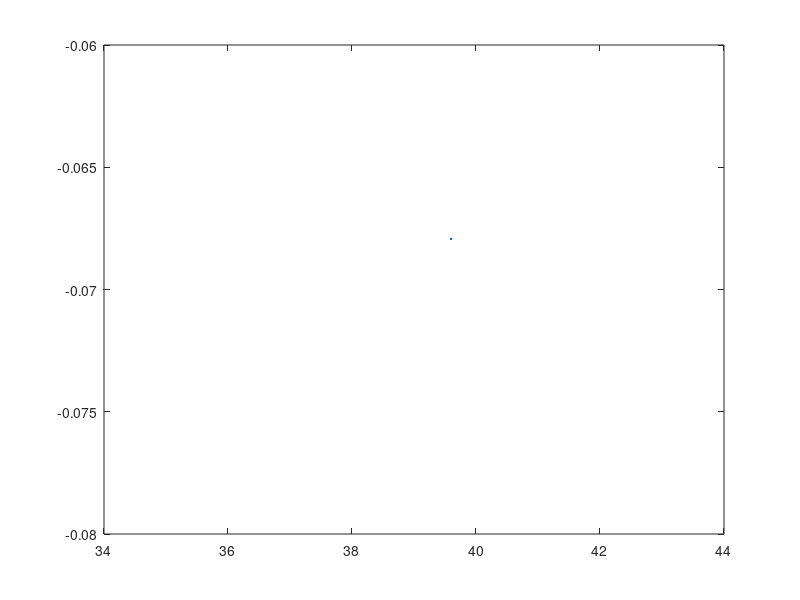

This chart was generated by the following MATLAB code:
clear
clc
close all
% longitudinal static stability

mac = 7.4; % aircraft mean aero chord
xcg = 39.6645; % aircraft cg
claw = 6.701; % wing lift curve slope
hlaw= 4.39 ; %tailplane lift curve slope
xacw = 39.6; % aero centre of wing
kf = 1.4; % some bullshit constant
lf = 77.82; % fuselage length
wf = 6.34; % fuselage width
sw = 482; % wing area
etah = 0.9; % tailplane efficiency
clah = 4.39; % tailplane lift curve slope
AR = 8.77; % wing aspect ratio
lam = 0.25; % wing taper ratio
w_twist= 3; %in degrees
b = 65; % wingspan
hh = 1.55; % vertical position of hstab
xach = 72.1; % aero centre of hstab
lh = xach-xacw; % distance between wing c/4 and hstab c/4
sweep = 26.6; % quarter chord sweep
sh = 40; % hstab area

Cmoairf= -0.131; %X-FOIL incompressible airfoil zero lift pitching moment
compressibility_factor_cruise= 1.350; %compressibility factor at cruise conditon
iw=0;
compressibility_factor_landing= 1.024;
compressibility_factor_takeoff= 1.017;
density_cruise= 0.38;
cruise_velocity= 254 ; 
S_w = 440; 
Cd= 0.0161; %cd at cruise conditions of aircraft
alpha_0_w= -4.8; %X-foil
% alpha_0_h= ; 

%%%%%%%%%%%%%%%%%%%%%%%%%%cruise
deda_cruise = (4.44 * ((1 ./ AR - 1 / (1 + AR ^ 1.7))...
    * ((10 - 3 * lam) / 7) * (1 - hh / b) ./...
    (2 * lh / b) .^ (1 / 3) * ...
    (cosd(sweep) .^ 0.5)) .^ 1.19) .* compressibility_factor_cruise; %downwash derivative

cmaf = kf * lf * wf ^ 2 / (mac * sw); % fuselage pitching moment

xnp = mac .* ((claw .* xacw ./ mac - cmaf + etah .* clah .* ...
    (1 - deda_cruise) .* sh ./ sw .* xach ./ mac) ...
    ./ (claw + etah .* clah .* (1 - deda_cruise) .* sh ./ sw)); % neutral pt

kn = (xnp - xcg) ./ mac % we want this to be ~7% (power off)

figure 
plot(xacw, kn)

kn_on = kn-0.02 ; %power on

%this must be negative to ensure longitudinal pitch stabilty
dcmcg_dalpha = (-claw.*(xacw - xcg)/mac + cmaf - etah*clah *(1- deda_cruise)*(sh/sw)*(xach/mac))/(claw + etah*clah*(1-deda_cruise)*(sh/sw));

% % trim analysis (clean (a/c))
% 
% CMow= (Cmoairf * (AR * cosd(sweep)^2 / (AR + 2* cosd(sweep))) -0.01* w_twist)*compressibility_factor_cruise ; %steady level flight
% q=  density_cruise* cruise_velocity^2 * 0.5;
% Thrust =q * S_w * Cd;
% 
% alpha= [-5: 1: 20];
% ih= [-3: 1: 15];
% 
% Clw= claw * (alpha + iw - alpha_0_w);
% C_L_h = hlaw *((alpha + iw - alpha_0_w)*(1- deda_cruise) + (ih-iw ) - alpha_0_h - alpha_0_w) + maybeelavator; 
% 
% Cmcg = -Clw * (xacw - xcg)/(mac) + CMow + 0 - etah*C_L_h* (sh/S_w) * ((xach -xcg)/mac ) + zt *Thrust/ (q*S_w*mac);

% %%%%%%%%%%%%%%%%%%%%%%%%%%takeoff
% deda_takeoff = (4.44 * ((1 / AR - 1 / (1 + AR ^ 1.7))...
%     * ((10 - 3 * lam) / 7) * (1 - hh / b) /...
%     (2 * lh / b) ^ (1 / 3) * ...
%     (cosd(sweep) ^ 0.5)) ^ 1.19) * compressibility_factor_takeoff; %downwash derivative
% 
% cmaf = kf * lf * wf ^ 2 / (mac * sw); % fuselage pitching moment
% 
% xnp = mac * ((claw * xacw / mac - cmaf + etah * clah * ...
%     (1 - deda_takeoff) * sh / sw * xach / mac) ...
%     / (claw + etah * clah * (1 - deda_takeoff) * sh / sw)); % neutral pt
% 
% kn = (xnp - xcg) / mac; % we want this to be ~7% (power off)
% 
% kn_on = kn-0.02 ; %power on
% 
% %this must be negative to ensure longitudinal pitch stabilty
% dcmcg_dalpha = (-claw*(xacw - xcg)/mac + cmaf - etah*clah *(1- deda_cruise)*(sh/sw)*(xach/mac))/(claw + etah*clah*(1-deda_cruise)*(sh/sw));
% 
% % trim analysis (clean (a/c))
% 
% CMow= (Cmoairf * (AR * cosd(sweep)^2 / (AR + 2* cosd(sweep))) -0.01* w_twist)*compressibility_factor ; %steady level flight
% q=  density_cruise* cruise_velocity^2 * 0.5;
% Thrust =q * S_w * Cd;
% 
% alpha= [-5: 1: 20];
% ih= [-3: 1: 15];
% 
% Clw= Clalphaw * (alpha + iw - alpha_0_w);
% C_L_h = C_L_alpha_h *((alpha + iw - alpha_0_w)*(1- deda_cruise) + (ih-iw ) - alpha_0_h - alpha_0_w) + maybeelavator; 
% 
% Cmcg = -Clw * (xacw - xcg)/(mac) + CMow + 0 - etah*C_L_h* (sh/S_w) * ((xach -xcg)/mac ) + zt *Thrust/ (q*S_w*mac);
